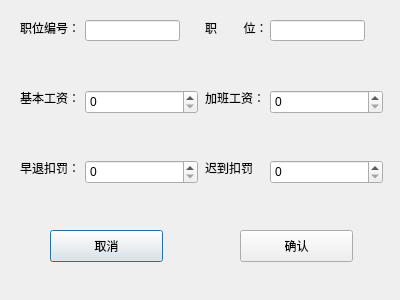
<?xml version="1.0" encoding="UTF-8"?>
<ui version="4.0">
 <class>JBGZ_ZW</class>
 <widget class="QDialog" name="JBGZ_ZW">
  <property name="enabled">
   <bool>true</bool>
  </property>
  <property name="geometry">
   <rect>
    <x>0</x>
    <y>0</y>
    <width>400</width>
    <height>300</height>
   </rect>
  </property>
  <property name="minimumSize">
   <size>
    <width>400</width>
    <height>300</height>
   </size>
  </property>
  <property name="maximumSize">
   <size>
    <width>400</width>
    <height>300</height>
   </size>
  </property>
  <property name="windowTitle">
   <string>基本工资(职位)</string>
  </property>
  <widget class="QLabel" name="label">
   <property name="geometry">
    <rect>
     <x>20</x>
     <y>20</y>
     <width>60</width>
     <height>16</height>
    </rect>
   </property>
   <property name="text">
    <string>职位编号：</string>
   </property>
  </widget>
  <widget class="QLabel" name="label_2">
   <property name="geometry">
    <rect>
     <x>20</x>
     <y>90</y>
     <width>60</width>
     <height>16</height>
    </rect>
   </property>
   <property name="text">
    <string>基本工资：</string>
   </property>
  </widget>
  <widget class="QLabel" name="label_3">
   <property name="geometry">
    <rect>
     <x>20</x>
     <y>160</y>
     <width>60</width>
     <height>16</height>
    </rect>
   </property>
   <property name="text">
    <string>早退扣罚：</string>
   </property>
  </widget>
  <widget class="QLabel" name="label_4">
   <property name="geometry">
    <rect>
     <x>205</x>
     <y>20</y>
     <width>60</width>
     <height>16</height>
    </rect>
   </property>
   <property name="text">
    <string>职        位：</string>
   </property>
  </widget>
  <widget class="QLabel" name="label_5">
   <property name="geometry">
    <rect>
     <x>205</x>
     <y>90</y>
     <width>60</width>
     <height>16</height>
    </rect>
   </property>
   <property name="text">
    <string>加班工资：</string>
   </property>
  </widget>
  <widget class="QLabel" name="label_6">
   <property name="geometry">
    <rect>
     <x>205</x>
     <y>160</y>
     <width>60</width>
     <height>16</height>
    </rect>
   </property>
   <property name="text">
    <string>迟到扣罚</string>
   </property>
  </widget>
  <widget class="QLineEdit" name="lineEdit">
   <property name="geometry">
    <rect>
     <x>85</x>
     <y>20</y>
     <width>95</width>
     <height>21</height>
    </rect>
   </property>
  </widget>
  <widget class="QLineEdit" name="lineEdit_2">
   <property name="geometry">
    <rect>
     <x>270</x>
     <y>20</y>
     <width>95</width>
     <height>21</height>
    </rect>
   </property>
  </widget>
  <widget class="QSpinBox" name="spinBox">
   <property name="geometry">
    <rect>
     <x>85</x>
     <y>90</y>
     <width>113</width>
     <height>24</height>
    </rect>
   </property>
   <property name="maximum">
    <number>100000</number>
   </property>
  </widget>
  <widget class="QSpinBox" name="spinBox_2">
   <property name="geometry">
    <rect>
     <x>270</x>
     <y>90</y>
     <width>113</width>
     <height>24</height>
    </rect>
   </property>
   <property name="maximum">
    <number>100000</number>
   </property>
  </widget>
  <widget class="QSpinBox" name="spinBox_3">
   <property name="geometry">
    <rect>
     <x>85</x>
     <y>160</y>
     <width>113</width>
     <height>24</height>
    </rect>
   </property>
   <property name="maximum">
    <number>100000</number>
   </property>
  </widget>
  <widget class="QSpinBox" name="spinBox_4">
   <property name="geometry">
    <rect>
     <x>270</x>
     <y>160</y>
     <width>113</width>
     <height>24</height>
    </rect>
   </property>
   <property name="maximum">
    <number>100000</number>
   </property>
  </widget>
  <widget class="QPushButton" name="pushButton">
   <property name="geometry">
    <rect>
     <x>50</x>
     <y>230</y>
     <width>113</width>
     <height>32</height>
    </rect>
   </property>
   <property name="text">
    <string>取消</string>
   </property>
  </widget>
  <widget class="QPushButton" name="pushButton_2">
   <property name="geometry">
    <rect>
     <x>240</x>
     <y>230</y>
     <width>113</width>
     <height>32</height>
    </rect>
   </property>
   <property name="text">
    <string>确认</string>
   </property>
  </widget>
 </widget>
 <resources/>
 <connections/>
</ui>
